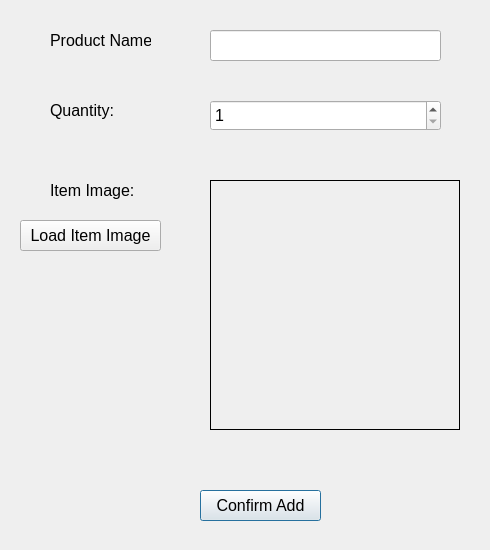
<?xml version="1.0" encoding="UTF-8"?>
<ui version="4.0">
 <class>AddItemDialog</class>
 <widget class="QDialog" name="AddItemDialog">
  <property name="geometry">
   <rect>
    <x>0</x>
    <y>0</y>
    <width>490</width>
    <height>550</height>
   </rect>
  </property>
  <property name="windowTitle">
   <string>Add Item</string>
  </property>
  <widget class="QLabel" name="label">
   <property name="geometry">
    <rect>
     <x>50</x>
     <y>30</y>
     <width>101</width>
     <height>21</height>
    </rect>
   </property>
   <property name="font">
    <font>
     <pointsize>12</pointsize>
    </font>
   </property>
   <property name="text">
    <string>Product Name:</string>
   </property>
  </widget>
  <widget class="QLabel" name="label_2">
   <property name="geometry">
    <rect>
     <x>50</x>
     <y>100</y>
     <width>101</width>
     <height>21</height>
    </rect>
   </property>
   <property name="font">
    <font>
     <pointsize>12</pointsize>
    </font>
   </property>
   <property name="text">
    <string>Quantity:</string>
   </property>
  </widget>
  <widget class="QLabel" name="label_3">
   <property name="geometry">
    <rect>
     <x>50</x>
     <y>180</y>
     <width>91</width>
     <height>21</height>
    </rect>
   </property>
   <property name="font">
    <font>
     <pointsize>12</pointsize>
    </font>
   </property>
   <property name="text">
    <string>Item Image:</string>
   </property>
  </widget>
  <widget class="QLineEdit" name="txtProductName">
   <property name="geometry">
    <rect>
     <x>210</x>
     <y>30</y>
     <width>231</width>
     <height>31</height>
    </rect>
   </property>
   <property name="font">
    <font>
     <pointsize>12</pointsize>
    </font>
   </property>
  </widget>
  <widget class="QSpinBox" name="sbQuantity">
   <property name="geometry">
    <rect>
     <x>210</x>
     <y>100</y>
     <width>231</width>
     <height>31</height>
    </rect>
   </property>
   <property name="font">
    <font>
     <pointsize>12</pointsize>
    </font>
   </property>
   <property name="minimum">
    <number>1</number>
   </property>
   <property name="maximum">
    <number>1000</number>
   </property>
  </widget>
  <widget class="QLabel" name="lblImage">
   <property name="geometry">
    <rect>
     <x>210</x>
     <y>180</y>
     <width>250</width>
     <height>250</height>
    </rect>
   </property>
   <property name="frameShape">
    <enum>QFrame::Panel</enum>
   </property>
   <property name="text">
    <string/>
   </property>
  </widget>
  <widget class="QPushButton" name="btnConfirmAdd">
   <property name="geometry">
    <rect>
     <x>200</x>
     <y>490</y>
     <width>121</width>
     <height>31</height>
    </rect>
   </property>
   <property name="font">
    <font>
     <pointsize>12</pointsize>
    </font>
   </property>
   <property name="text">
    <string>Confirm Add</string>
   </property>
  </widget>
  <widget class="QPushButton" name="btnLoadImage">
   <property name="geometry">
    <rect>
     <x>20</x>
     <y>220</y>
     <width>141</width>
     <height>31</height>
    </rect>
   </property>
   <property name="font">
    <font>
     <pointsize>12</pointsize>
    </font>
   </property>
   <property name="text">
    <string>Load Item Image</string>
   </property>
  </widget>
 </widget>
 <resources/>
 <connections/>
</ui>
